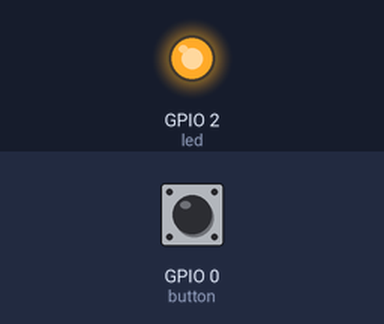
The program below on a simulated ESP8266 board running MicroPython. Parts: output pins drawn as LEDs (lit = HIGH, except the on-board LED, lit = LOW). Inputs (shaded band) come from the test bench; at power-on: GPIO 0 (button) HIGH. WiFi joins after 1.5 s; web requests get an empty 200 reply after 0.4 s; what the program prints to the serial console is not drawn.

Above: at 2.7 s.
2.8 s: GPIO 0 (button) pulled LOW for 0.15 s
At 3.0 s:
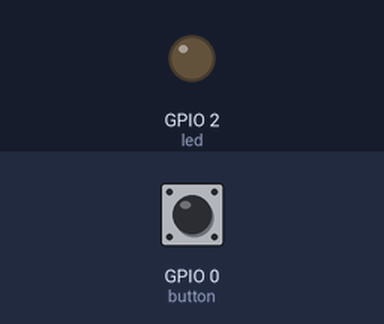
4.7 s: GPIO 0 (button) pulled LOW for 3.2 s
At 9.1 s:
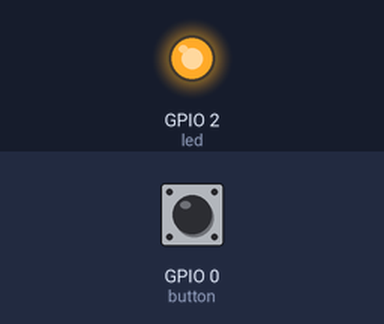
Timing chart, 0 to 10.6 s (numbered marks = the images above; inputs shaded):
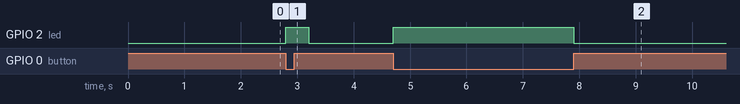

The program:

doorbell.py
```python
from machine import Pin
import urequests

import network

sta_if = network.WLAN(network.STA_IF)
sta_if.active(True)
sta_if.connect("<SSID>", "<PASSWORD>")

while not sta_if.isconnected():
    pass

print("Connected to Wi-Fi")

button = Pin(0, Pin.IN, Pin.PULL_UP)
led = Pin(2, Pin.OUT)

while True:
    if not button.value():
        led.value(1) #invert this as you want, my esp01S turns led on when asked to turn off and vice versa
        url = "https://maker.ifttt.com/trigger/{event}/with/key/{your_key}"
        response = urequests.post(url)
        response.close()
    else:
        led.value(0) #invert this as you want, my esp01S turns led on when asked to turn off and vice versa
```

Measured:
- after the input at 2.8 s, GPIO 2 (led): LOW → HIGH at once, → LOW 0.40 s later
- after the input at 4.7 s, GPIO 2 (led): LOW → HIGH at once, → LOW 3.2 s later
